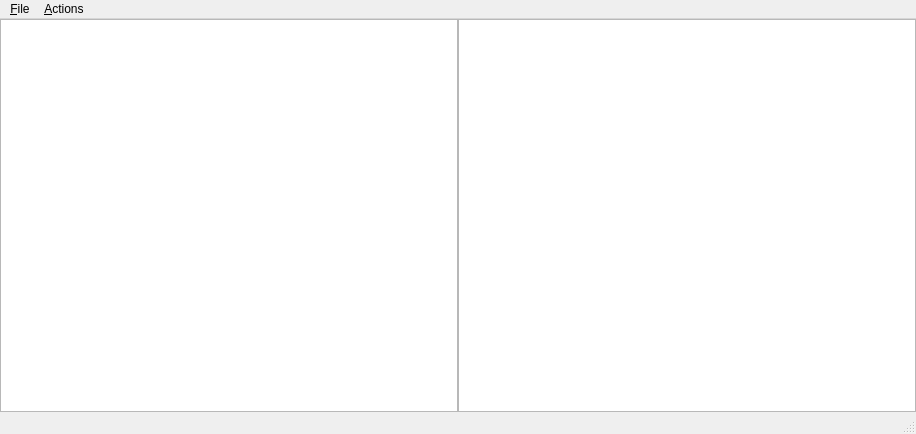
<?xml version="1.0" encoding="UTF-8"?>
<ui version="4.0">
 <class>MainWindow</class>
 <widget class="QMainWindow" name="MainWindow">
  <property name="geometry">
   <rect>
    <x>0</x>
    <y>0</y>
    <width>916</width>
    <height>434</height>
   </rect>
  </property>
  <property name="windowTitle">
   <string>Editable Tree Model</string>
  </property>
  <widget class="QWidget" name="centralwidget">
   <layout class="QHBoxLayout">
    <property name="spacing">
     <number>0</number>
    </property>
    <property name="margin">
     <number>0</number>
    </property>
    <item>
     <widget class="QTreeView" name="view">
      <property name="alternatingRowColors">
       <bool>true</bool>
      </property>
      <property name="selectionBehavior">
       <enum>QAbstractItemView::SelectItems</enum>
      </property>
      <property name="horizontalScrollMode">
       <enum>QAbstractItemView::ScrollPerPixel</enum>
      </property>
      <property name="animated">
       <bool>false</bool>
      </property>
      <property name="allColumnsShowFocus">
       <bool>true</bool>
      </property>
     </widget>
    </item>
    <item>
     <widget class="QTableView" name="view2"/>
    </item>
   </layout>
  </widget>
  <widget class="QMenuBar" name="menubar">
   <property name="geometry">
    <rect>
     <x>0</x>
     <y>0</y>
     <width>916</width>
     <height>21</height>
    </rect>
   </property>
   <widget class="QMenu" name="fileMenu">
    <property name="title">
     <string>&amp;File</string>
    </property>
    <addaction name="exitAction"/>
   </widget>
   <widget class="QMenu" name="actionsMenu">
    <property name="title">
     <string>&amp;Actions</string>
    </property>
    <addaction name="insertRowAction"/>
    <addaction name="insertColumnAction"/>
    <addaction name="separator"/>
    <addaction name="removeRowAction"/>
    <addaction name="removeColumnAction"/>
    <addaction name="separator"/>
    <addaction name="insertChildAction"/>
   </widget>
   <addaction name="fileMenu"/>
   <addaction name="actionsMenu"/>
  </widget>
  <widget class="QStatusBar" name="statusbar"/>
  <action name="exitAction">
   <property name="text">
    <string>E&amp;xit</string>
   </property>
   <property name="shortcut">
    <string>Ctrl+Q</string>
   </property>
  </action>
  <action name="insertRowAction">
   <property name="text">
    <string>Insert Row</string>
   </property>
   <property name="shortcut">
    <string>Ctrl+I, R</string>
   </property>
  </action>
  <action name="removeRowAction">
   <property name="text">
    <string>Remove Row</string>
   </property>
   <property name="shortcut">
    <string>Ctrl+R, R</string>
   </property>
  </action>
  <action name="insertColumnAction">
   <property name="text">
    <string>Insert Column</string>
   </property>
   <property name="shortcut">
    <string>Ctrl+I, C</string>
   </property>
  </action>
  <action name="removeColumnAction">
   <property name="text">
    <string>Remove Column</string>
   </property>
   <property name="shortcut">
    <string>Ctrl+R, C</string>
   </property>
  </action>
  <action name="insertChildAction">
   <property name="text">
    <string>Insert Child</string>
   </property>
   <property name="shortcut">
    <string>Ctrl+N</string>
   </property>
  </action>
 </widget>
 <resources/>
 <connections/>
</ui>
